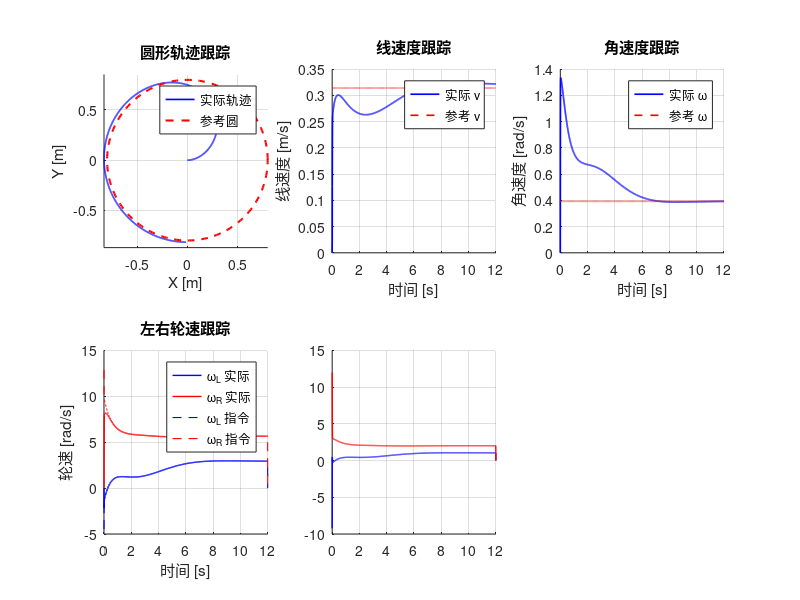

The MATLAB source for this figure: (Note: this script raises an error after producing the figure.)
%% 双轮差速AGV PID控制器设计与控制效果仿真验证
%  齐鲁工业大学 机械学院 机器人工程 王子煜
%  功能: 差速驱动运动学建模 + 双环PID控制 + 多场景仿真验证

clearvars -except SCENARIO; close all; clc;

%% ==================== 1. 参数设置 ====================

% ---- AGV物理参数 ----
r = 0.075;           % 车轮半径 [m]
L = 0.52;            % 两轮间距(轮距) [m]
tau = 0.06;          % 电机机电时间常数 [s]
K_motor = 2.8;       % 电机增益 [(rad/s)/V]

% ---- 仿真参数 ----
Ts = 0.005;          % 仿真步长 [s]
T_sim = 12;          % 仿真总时长 [s]
t = 0:Ts:T_sim;
N = length(t);

% ---- 速度环PI参数（内环）----
Kp_v = 2.0;          % 速度比例
Ki_v = 12.0;         % 速度积分
u_sat = 12;          % 电机电压限幅 [V]

% ---- 位姿环PID参数（外环）----
Kp_dist  = 0.6;      % 距离→线速度 比例
Kp_theta = 3.0;      % 航向角 比例
Ki_theta = 0.2;      % 航向角 积分
Kd_theta = 0.4;      % 航向角 微分

v_max     = 0.5;      % 线速度限幅 [m/s]
omega_max = 2.5;     % 角速度限幅 [rad/s]

%% ==================== 2. 状态向量预分配 ====================

x = zeros(1,N);  y = zeros(1,N);  theta_act = zeros(1,N);
wL_act = zeros(1,N);  wR_act = zeros(1,N);   % 实际轮速
wL_ref = zeros(1,N);  wR_ref = zeros(1,N);   % 指令轮速
v_cmd  = zeros(1,N);  w_cmd  = zeros(1,N);   % 外环输出
uL     = zeros(1,N);  uR     = zeros(1,N);   % 电机电压

% 初始位姿
x(1) = 0;  y(1) = 0;  theta_act(1) = 0;
wL_act(1) = 0;  wR_act(1) = 0;

% 外环积分/微分状态
int_theta  = 0;
err_theta_prev = 0;

%% ==================== 3. 参考轨迹 ====================

% 选择场景: 1-阶跃响应  2-定点镇定  3-直线跟踪  4-圆形跟踪
% 如已从外部传入SCENARIO则使用外部值
if ~exist('SCENARIO', 'var'), SCENARIO = 4; end

switch SCENARIO
    case 1  % ---- 阶跃响应 ----
        v_ref = [zeros(1,floor(N/4)), 0.3*ones(1,N-floor(N/4))];
        w_ref = zeros(1,N);

    case 2  % ---- 定点镇定: 目标(2.0, 1.0, pi/4) ----
        x_tgt = 2.0;  y_tgt = 1.0;  theta_tgt = pi/4;
        v_ref = zeros(1,N);  w_ref = zeros(1,N);

    case 3  % ---- 直线跟踪: y=0.6, v=0.25m/s ----
        v_ref = 0.25 * ones(1,N);
        w_ref = zeros(1,N);

    case 4  % ---- 圆形轨迹: 半径0.8m, 周期16s ----
        R_c = 0.8;  w_c = 2*pi/16;
        v_ref = R_c * w_c * ones(1,N);
        w_ref = w_c * ones(1,N);
end

%% ==================== 4. 主仿真循环 ====================

int_L = 0;  int_R = 0;  % 速度环积分

for k = 1:N-1

    % ---- 4.1 当前实际车速 ----
    v_cur  = r/2 * (wL_act(k) + wR_act(k));
    w_cur  = r/L * (wR_act(k) - wL_act(k));

    % ---- 4.2 外环: 误差计算 → v_cmd, w_cmd ----
    switch SCENARIO
        case 1  % 阶跃响应: 直接给速度指令
            v_cmd(k) = v_ref(k);
            w_cmd(k) = 0;

        case 2  % 定点镇定
            ex = x_tgt - x(k);
            ey = y_tgt - y(k);
            dist_err = sqrt(ex^2 + ey^2);

            % 两阶段: 远距指向目标点, 近距对准目标角度
            if dist_err > 0.08
                theta_des = atan2(ey, ex);              % 朝目标点走
            else
                theta_des = theta_tgt;                   % 到位后转正
            end
            e_theta = theta_des - theta_act(k);
            e_theta = atan2(sin(e_theta), cos(e_theta));

            % 航向PID
            int_theta = int_theta + e_theta * Ts;
            d_theta = (e_theta - err_theta_prev) / Ts;
            w_cmd(k) = Kp_theta * e_theta + Ki_theta * int_theta + Kd_theta * d_theta;
            err_theta_prev = e_theta;

            % 线速度: 距离×增益, 角度大时减速, 近距降速
            v_cmd(k) = Kp_dist * dist_err;
            if abs(e_theta) > pi/3
                v_cmd(k) = v_cmd(k) * 0.2;              % 优先转向
            end
            if dist_err < 0.08
                v_cmd(k) = v_cmd(k) * (dist_err / 0.08); % 接近时降速
            end
            if dist_err < 0.01 && abs(e_theta) < 0.03    % 到位且转正
                v_cmd(k) = 0;  w_cmd(k) = 0;
            end

        case 3  % 直线跟踪 (目标直线 y=0.6)
            % 纵向偏差 → 线速度修正
            v_cmd(k) = v_ref(k);

            % 横向偏差 + 航向偏差 → 角速度修正
            e_lat = 0.6 - y(k);           % 横向偏差
            e_theta = -theta_act(k);       % 期望航向=0(沿x轴)
            e_theta = atan2(sin(e_theta), cos(e_theta));

            int_theta = int_theta + e_theta * Ts;
            d_theta = (e_theta - err_theta_prev) / Ts;
            w_cmd(k) = Kp_theta * e_theta + Ki_theta * int_theta ...
                       + 0.5 * Kp_dist * e_lat;  % 横向偏差也贡献角速度
            err_theta_prev = e_theta;

        case 4  % 圆形轨迹跟踪
            % 参考位姿
            theta_ref = w_c * t(k);
            x_ref = R_c * cos(theta_ref);
            y_ref = R_c * sin(theta_ref);

            ex = x_ref - x(k);
            ey = y_ref - y(k);

            % 轨迹切线方向(逆时针圆: 切线=径向+pi/2)
            theta_path = theta_ref + pi/2;
            % 横向偏差
            cross_track = -sin(theta_path)*ex + cos(theta_path)*ey;
            % 期望航向 = 切线方向 + 横向纠偏
            theta_des = theta_path + atan(cross_track / 0.6);
            e_theta = theta_des - theta_act(k);
            e_theta = atan2(sin(e_theta), cos(e_theta));

            int_theta = int_theta + e_theta * Ts;
            d_theta = (e_theta - err_theta_prev) / Ts;
            w_cmd(k) = Kp_theta * e_theta + Ki_theta * int_theta + Kd_theta * d_theta;
            err_theta_prev = e_theta;

            % 线速度 = 参考速度 + 纵向修正
            along_track = cos(theta_path)*ex + sin(theta_path)*ey;
            v_cmd(k) = v_ref(k) + Kp_dist * along_track;
    end

    % 外环输出限幅
    v_cmd(k) = max(-v_max, min(v_max, v_cmd(k)));
    w_cmd(k) = max(-omega_max, min(omega_max, w_cmd(k)));

    % ---- 4.3 逆运动学: (v,ω) → (ωL, ωR) ----
    wL_ref(k) = v_cmd(k)/r - w_cmd(k)*L/(2*r);
    wR_ref(k) = v_cmd(k)/r + w_cmd(k)*L/(2*r);

    % ---- 4.4 速度环PI ----
    eL = wL_ref(k) - wL_act(k);
    eR = wR_ref(k) - wR_act(k);

    % 积分分离: 大偏差时清积分
    if abs(eL) < 8.0, int_L = int_L + eL * Ts; else int_L = 0; end
    if abs(eR) < 8.0, int_R = int_R + eR * Ts; else int_R = 0; end

    uL(k) = Kp_v * eL + Ki_v * int_L;
    uR(k) = Kp_v * eR + Ki_v * int_R;

    % 电压限幅 + 抗积分饱和(遇限削弱积分)
    if uL(k) > u_sat
        uL(k) = u_sat;  int_L = int_L - eL * Ts;
    elseif uL(k) < -u_sat
        uL(k) = -u_sat;  int_L = int_L - eL * Ts;
    end
    if uR(k) > u_sat
        uR(k) = u_sat;  int_R = int_R - eR * Ts;
    elseif uR(k) < -u_sat
        uR(k) = -u_sat;  int_R = int_R - eR * Ts;
    end

    % ---- 4.5 电机动力学（一阶惯性）----
    wL_ss = K_motor * uL(k);           % 稳态轮速
    wR_ss = K_motor * uR(k);
    dwL = (wL_ss - wL_act(k)) / tau;
    dwR = (wR_ss - wR_act(k)) / tau;
    wL_act(k+1) = wL_act(k) + dwL * Ts;
    wR_act(k+1) = wR_act(k) + dwR * Ts;

    % ---- 4.6 运动学更新（欧拉法）----
    v_now  = r/2 * (wL_act(k+1) + wR_act(k+1));
    w_now  = r/L * (wR_act(k+1) - wL_act(k+1));

    x(k+1) = x(k) + v_now * cos(theta_act(k)) * Ts;
    y(k+1) = y(k) + v_now * sin(theta_act(k)) * Ts;
    theta_act(k+1) = theta_act(k) + w_now * Ts;

end
fprintf('仿真完成。\n');

%% ==================== 5. 可视化 ====================

figure('Name','双轮差速PID控制仿真','NumberTitle','off',...
       'Position',[100 60 1200 750]);

% ---- 图1: 轨迹(x-y平面) ----
subplot(2,3,1);  hold on;  grid on;  axis equal;

switch SCENARIO
    case 2
        plot(x, y, 'b-', 'LineWidth', 1.5);
        plot(x_tgt, y_tgt, 'r*', 'MarkerSize', 12, 'LineWidth', 2);
        plot(x(1), y(1), 'ko', 'MarkerSize', 8, 'LineWidth', 1.5);
        legend('实际轨迹','目标点','起点','Location','best');
        title('定点镇定轨迹');
    case 3
        plot(x, y, 'b-', 'LineWidth', 1.5);
        yline(0.6, 'r--', 'LineWidth', 1.5);
        legend('实际轨迹','目标直线','Location','best');
        title('直线跟踪轨迹');
    case 4
        plot(x, y, 'b-', 'LineWidth', 1.2);
        % 参考圆
        theta_plot = linspace(0, 2*pi, 200);
        plot(R_c*cos(theta_plot), R_c*sin(theta_plot), 'r--', 'LineWidth', 1.5);
        legend('实际轨迹','参考圆','Location','best');
        title('圆形轨迹跟踪');
end
xlabel('X [m]');  ylabel('Y [m]');

% ---- 图2: 线速度 ----
subplot(2,3,2);  hold on;  grid on;
v_cur_all = r/2 * (wL_act + wR_act);
plot(t, v_cur_all, 'b-', 'LineWidth', 1.2);
plot(t, v_ref, 'r--', 'LineWidth', 1.2);
xlabel('时间 [s]');  ylabel('线速度 [m/s]');
legend('实际 v','参考 v','Location','best');
title('线速度跟踪');

% ---- 图3: 角速度 ----
subplot(2,3,3);  hold on;  grid on;
w_cur_all = r/L * (wR_act - wL_act);
plot(t, w_cur_all, 'b-', 'LineWidth', 1.2);
plot(t, w_ref, 'r--', 'LineWidth', 1.2);
xlabel('时间 [s]');  ylabel('角速度 [rad/s]');
legend('实际 \omega','参考 \omega','Location','best');
title('角速度跟踪');

% ---- 图4: 轮速 ----
subplot(2,3,4);  hold on;  grid on;
plot(t, wL_act, 'b-', 'LineWidth', 1.0);
plot(t, wR_act, 'r-', 'LineWidth', 1.0);
plot(t, wL_ref, 'b--', 'LineWidth', 0.8);
plot(t, wR_ref, 'r--', 'LineWidth', 0.8);
xlabel('时间 [s]');  ylabel('轮速 [rad/s]');
legend('\omega_L 实际','\omega_R 实际','\omega_L 指令','\omega_R 指令','Location','best');
title('左右轮速跟踪');

% ---- 图5: 电机电压 ----
subplot(2,3,5);  hold on;  grid on;
plot(t, uL, 'b-', 'LineWidth', 1.0);
plot(t, uR, 'r-', 'LineWidth', 1.0);
yline(u_sat, 'k--');  yline(-u_sat, 'k--');
xlabel('时间 [s]');  ylabel('电压 [V]');
legend('u_L','u_R','饱和限','Location','best');
title('电机控制电压');

% ---- 图6: 航向角 ----
subplot(2,3,6);  hold on;  grid on;
plot(t, theta_act * 180/pi, 'b-', 'LineWidth', 1.2);
if SCENARIO == 4
    plot(t, w_c * t * 180/pi, 'r--', 'LineWidth', 1.2);
    legend('实际 \theta','参考 \theta','Location','best');
elseif SCENARIO == 2
    yline(theta_tgt*180/pi, 'r--', 'LineWidth', 1.2);
    legend('实际 \theta','目标 \theta','Location','best');
end
xlabel('时间 [s]');  ylabel('航向角 [deg]');
title('航向角响应');

sgtitle('双轮差速AGV 双环PID控制仿真结果','FontSize',14,'FontWeight','bold');

% 保存图片到脚本所在目录
out_dir = fileparts(mfilename('fullpath'));
scenario_names = {'阶跃响应','定点镇定','直线跟踪','圆形跟踪'};
fname = fullfile(out_dir, ['仿真结果_场景' num2str(SCENARIO) '_' scenario_names{SCENARIO} '.png']);
saveas(gcf, fname);
fprintf('图片已保存: %s\n', fname);

%% ==================== 6. 性能指标 ====================

fprintf('\n========== 控制性能指标 ==========\n');

% 稳态误差 (取后1/4数据)
idx_ss = floor(0.75*N):N;
switch SCENARIO
    case 1
        v_err_ss = mean(abs(v_ref(idx_ss) - v_cur_all(idx_ss)));
        fprintf('速度稳态误差: %.4f m/s\n', v_err_ss);
    case 2
        x_err = x_tgt - x(end);
        y_err = y_tgt - y(end);
        t_err = theta_tgt - theta_act(end);
        t_err = atan2(sin(t_err), cos(t_err));
        fprintf('终点位置误差: (%.4f, %.4f) m\n', x_err, y_err);
        fprintf('终点航向误差: %.2f deg\n', t_err * 180/pi);
    case {3, 4}
        v_err_rmse = sqrt(mean((v_ref(idx_ss) - v_cur_all(idx_ss)).^2));
        w_err_rmse = sqrt(mean((w_ref(idx_ss) - w_cur_all(idx_ss)).^2));
        fprintf('线速度 RMSE: %.4f m/s\n', v_err_rmse);
        fprintf('角速度 RMSE: %.4f rad/s\n', w_err_rmse);
        if SCENARIO == 4
            dist_to_center = abs(sqrt(x.^2 + y.^2) - R_c);
            fprintf('轨迹圆度 RMSE: %.4f m\n', sqrt(mean(dist_to_center(idx_ss).^2)));
        end
end

fprintf('================================\n');
